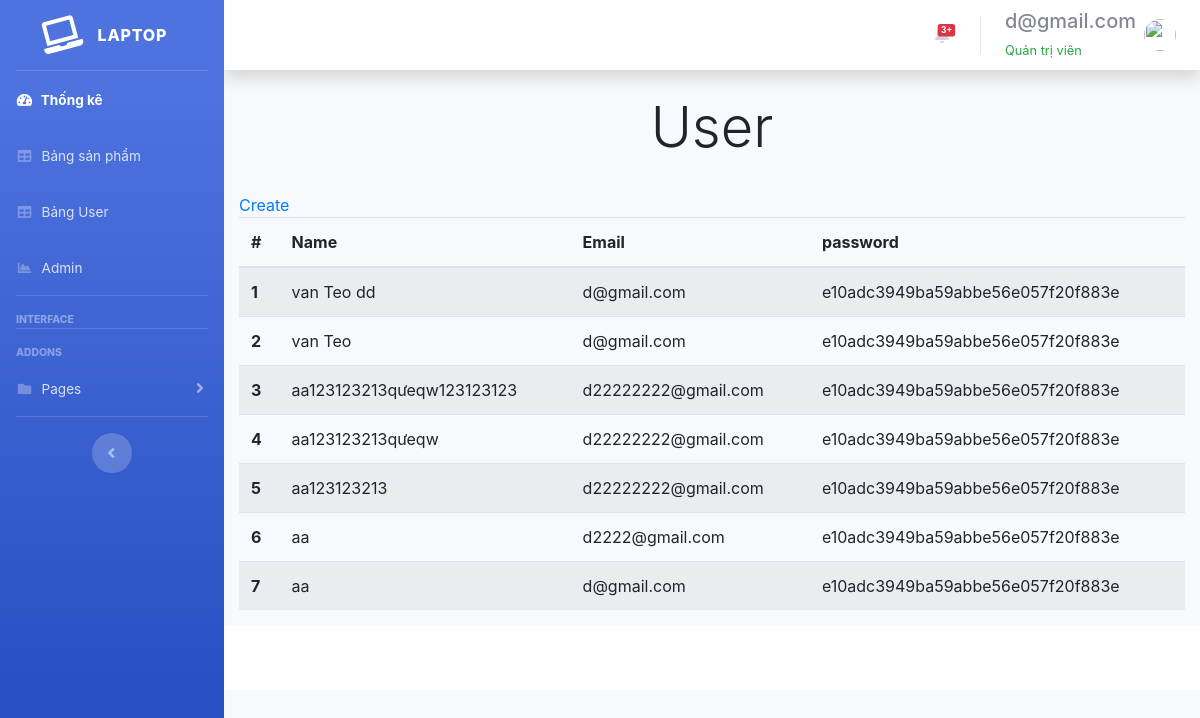
The page /layoutUser.php (signed in) on the database its author committed.
### tables this page shows
CREATE TABLE `users` (
  `id` int(11) NOT NULL,
  `username` varchar(255) NOT NULL,
  `email` varchar(255) NOT NULL,
  `password` varchar(255) NOT NULL
);

### includes/read.php (called while the page is built)
<?php
include "configs/db.php";
$sql = "SELECT * FROM users ORDER BY id DESC";
$result = mysqli_query($connect, $sql);

### includes/danhsachUser.php (the view, shortened to what this page needs)
<?php include "includes/read.php"; ?>
	<div class="container">
		<div class="box">
			<h4 class="display-4 text-center">User</h4><br>
			<div class="link-right">
				<a href="formadd.php" class="link-primary">Create</a>
			</div>
			<?php if (mysqli_num_rows($result)) { ?>
			<table class="table table-striped">
			  <thead>
			    <tr>
			      <th scope="col">#</th>
			      <th scope="col">Name</th>
			      <th scope="col">Email</th>
						<th scope="col">password</th>
			    </tr>
			  </thead>
			  <tbody>
			  	<?php
			  	   $i = 0;
			  	   while($rows = mysqli_fetch_assoc($result)){
			  	   $i++;
			  	 ?>
			    <tr>
			      <th scope="row"><?=$i?></th>
			      <td><?=$rows['username']?></td>
			      <td><?php echo $rows['email']; ?></td>
						<td><?php echo $rows['password']; ?></td>
			    </tr>
			    <?php } ?>
			  </tbody>
			</table>
			<?php } ?>
		</div>
	</div>

### includes/header.php (shortened to what this page needs)
<!DOCTYPE html>
<html lang="en">
<head>
  <link href="vendor/fontawesome-free/css/all.min.css" rel="stylesheet" type="text/css">
  <link href="css/sb-admin-2.min.css" rel="stylesheet">
</head>
<body id="page-top">
  <div id="wrapper">

### includes/navbar.php (shortened to what this page needs)
   <ul class="navbar-nav bg-gradient-primary sidebar sidebar-dark accordion" id="accordionSidebar">
<a class="sidebar-brand d-flex align-items-center justify-content-center" href="index.html">
  <div class="sidebar-brand-icon rotate-n-15">
    <i class="fas fa-laptop"></i>
  </div>
  <div class="sidebar-brand-text mx-3">Laptop</div>
</a>
<hr class="sidebar-divider my-0">
<li class="nav-item active">
  <a class="nav-link" href="index.php">
    <i class="fas fa-fw fa-tachometer-alt"></i>
    <span>Thống kê</span></a>
</li>
<li class="nav-item">
  <a class="nav-link" href="layout.php">
    <i class="fas fa-fw fa-table"></i>
    <span>Bảng sản phẩm</span></a>
</li>
<li class="nav-item">
  <a class="nav-link" href="layoutUser.php">
    <i class="fas fa-fw fa-table"></i>
    <span>Bảng User</span></a>
</li>
<li class="nav-item">
  <a class="nav-link" href="admin.php">
    <i class="fas fa-fw fa-chart-area"></i>
    <span>Admin</span></a>
</li>
<hr class="sidebar-divider">
<div class="sidebar-heading">
  Interface
</div>
<hr class="sidebar-divider">
<div class="sidebar-heading">
  Addons
</div>
<li class="nav-item">
  <a class="nav-link collapsed" href="#" data-toggle="collapse" data-target="#collapsePages" aria-expanded="true" aria-controls="collapsePages">
    <i class="fas fa-fw fa-folder"></i>
    <span>Pages</span>
  </a>
</li>
<hr class="sidebar-divider d-none d-md-block">
<div class="text-center d-none d-md-inline">
  <button class="rounded-circle border-0" id="sidebarToggle"></button>
</div>
</ul>
    <div id="content-wrapper" class="d-flex flex-column">
      <div id="content">
        <nav class="navbar navbar-expand navbar-light bg-white topbar mb-4 static-top shadow">
          <ul class="navbar-nav ml-auto">
            <li class="nav-item dropdown no-arrow mx-1">
              <a class="nav-link dropdown-toggle" href="#" id="alertsDropdown" role="button" data-toggle="dropdown" aria-haspopup="true" aria-expanded="false">
                <span class="badge badge-danger badge-counter">3+</span>
              </a>
            </li>
            <li class="nav-item dropdown no-arrow">
              <a class="nav-link dropdown-toggle" href="#" id="userDropdown" role="button" data-toggle="dropdown" aria-haspopup="true" aria-expanded="false">
                <span class="mr-2 d-none d-lg-inline text-gray-600 small">
                <?php echo "<h5>" . $_SESSION['email'] . "</h5>"; ?>
                <span class="text-success">Quản trị viên</span>
                </span>
                <img class="img-profile rounded-circle" src="https://source.unsplash.com/QAB-WJcbgJk/60x60">
              </a>
            </li>
          </ul>
        </nav>

### layoutUser.php (shortened to what this page needs)
<?php
    include('includes/header.php');
    include('includes/navbar.php');
?>
<!DOCTYPE html>
<html lang="en">
<head>
    <link rel="stylesheet" href="https://maxcdn.bootstrapcdn.com/bootstrap/4.5.0/css/bootstrap.min.css">
</head>
<body>
    <?php
        if(isset($_GET['page_layout'])){
            switch ($_GET['page_layout']) {
                case 'danhsach':
                    require_once 'includes/danhsachUser.php';
                    break;
            }
        }else{
            require_once 'includes/danhsachUser.php';
        }
    ?>
<?php
include('includes/footer.php');
?>
</body>
</html>

### includes/footer.php (shortened to what this page needs)
  <footer class="sticky-footer bg-white">
  </footer>
  </div>
  </div>
</div>

### rows shown on the page
users: username "van Teo dd", email "d@gmail.com", password "e10adc3949ba59abbe56e057f20f883e"
users: username "van Teo", email "d@gmail.com", password "e10adc3949ba59abbe56e057f20f883e"
users: username "aa123123213qưeqw123123123", email "d22222222@gmail.com", password "e10adc3949ba59abbe56e057f20f883e"
users: username "aa123123213qưeqw", email "d22222222@gmail.com", password "e10adc3949ba59abbe56e057f20f883e"
users: username "aa123123213", email "d22222222@gmail.com", password "e10adc3949ba59abbe56e057f20f883e"
users: username "aa", email "d2222@gmail.com", password "e10adc3949ba59abbe56e057f20f883e"
users: username "aa", email "d@gmail.com", password "e10adc3949ba59abbe56e057f20f883e"

### other values the page prints
$_SESSION['email'] "d@gmail.com"
